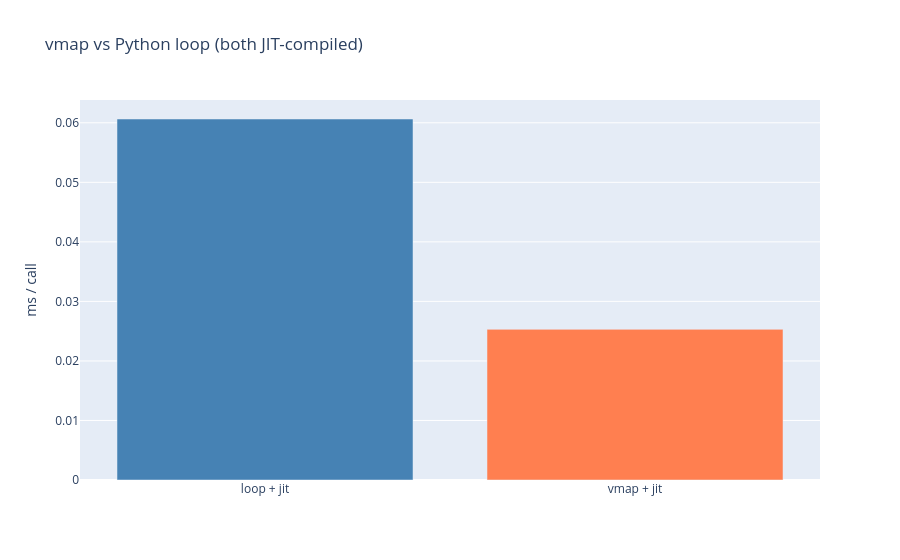

The notebook cell saved with this chart:
### Code cell
def loop_version(batch, scale):
    return jnp.stack([scale_sample(batch[i], scale) for i in range(batch.shape[0])])


scale_batch_jit = jax.jit(scale_batch)
loop_jit = jax.jit(loop_version)
big_batch = jnp.ones((256, 512))

_ = scale_batch_jit(big_batch, 2.0).block_until_ready()  # warm up
_ = loop_jit(big_batch, 2.0).block_until_ready()

t_loop = timeit_fn(lambda b: loop_jit(b, 2.0), big_batch, n=50)
t_vmap = timeit_fn(lambda b: scale_batch_jit(b, 2.0), big_batch, n=50)

fig = px.bar(
    x=["loop + jit", "vmap + jit"],
    y=[t_loop, t_vmap],
    labels={"x": "", "y": "ms / call"},
    title="vmap vs Python loop (both JIT-compiled)",
    color=["loop + jit", "vmap + jit"],
    color_discrete_map={"loop + jit": "steelblue", "vmap + jit": "coral"},
)
fig.update_layout(showlegend=False)
fig.show()

### Figure 1 — Plotly figure (JSON) as saved in the notebook; plotly's stock layout.template omitted (floating-point values rounded to 4 significant figures)
{"data": [{"hovertemplate": "color=loop + jit<br>=%{x}<br>ms / call=%{y}<extra></extra>", "legendgroup": "loop + jit", "marker": {"color": "steelblue", "pattern": {"shape": ""}}, "name": "loop + jit", "orientation": "v", "showlegend": true, "textposition": "auto", "type": "bar", "x": ["loop + jit"], "xaxis": "x", "y": [0.06064], "yaxis": "y"}, {"hovertemplate": "color=vmap + jit<br>=%{x}<br>ms / call=%{y}<extra></extra>", "legendgroup": "vmap + jit", "marker": {"color": "coral", "pattern": {"shape": ""}}, "name": "vmap + jit", "orientation": "v", "showlegend": true, "textposition": "auto", "type": "bar", "x": ["vmap + jit"], "xaxis": "x", "y": [0.0253], "yaxis": "y"}], "layout": {"barmode": "relative", "legend": {"title": {"text": "color"}, "tracegroupgap": 0}, "showlegend": false, "title": {"text": "vmap vs Python loop (both JIT-compiled)"}, "xaxis": {"anchor": "y", "domain": [0, 1], "title": {"text": ""}}, "yaxis": {"anchor": "x", "domain": [0, 1], "title": {"text": "ms / call"}}}}
